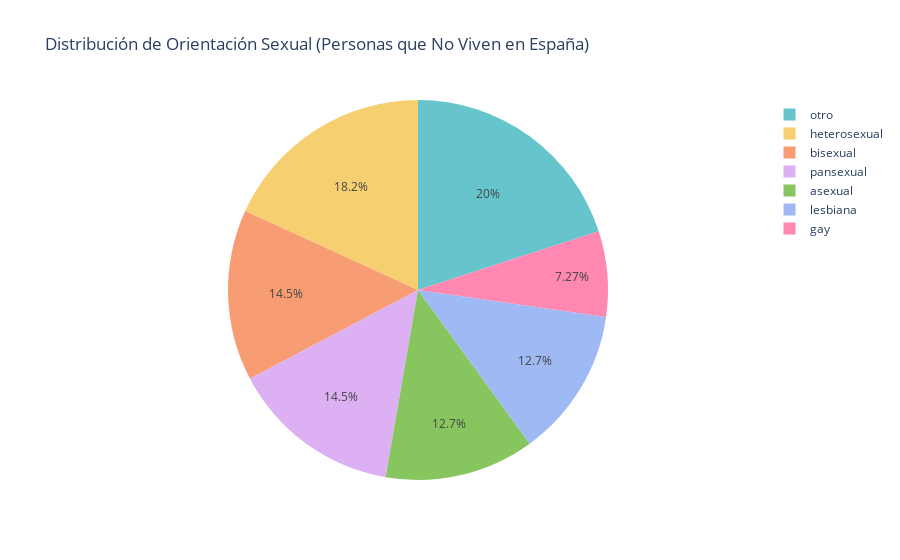

Here is the notebook cell this chart was saved with:
### Code cell
fig = crear_grafico_pie(df_3, viven_espana=False)
fig.show()

### Figure 1 — Plotly figure (JSON) as saved in the notebook; plotly's stock layout.template omitted (floating-point values rounded to 4 significant figures)
{"data": [{"domain": {"x": [0, 1], "y": [0, 1]}, "hovertemplate": "Orientacion=%{label}<br>Cantidad=%{value}<extra></extra>", "labels": ["otro", "heterosexual", "bisexual", "pansexual", "asexual", "lesbiana", "gay"], "legendgroup": "", "name": "", "showlegend": true, "type": "pie", "values": [11, 10, 8, 8, 7, 7, 4]}], "layout": {"legend": {"tracegroupgap": 0}, "piecolorway": ["rgb(102, 197, 204)", "rgb(246, 207, 113)", "rgb(248, 156, 116)", "rgb(220, 176, 242)", "rgb(135, 197, 95)", "rgb(158, 185, 243)", "rgb(254, 136, 177)", "rgb(201, 219, 116)", "rgb(139, 224, 164)", "rgb(180, 151, 231)", "rgb(179, 179, 179)"], "title": {"text": "Distribución de Orientación Sexual (Personas que No Viven en España)"}}}
